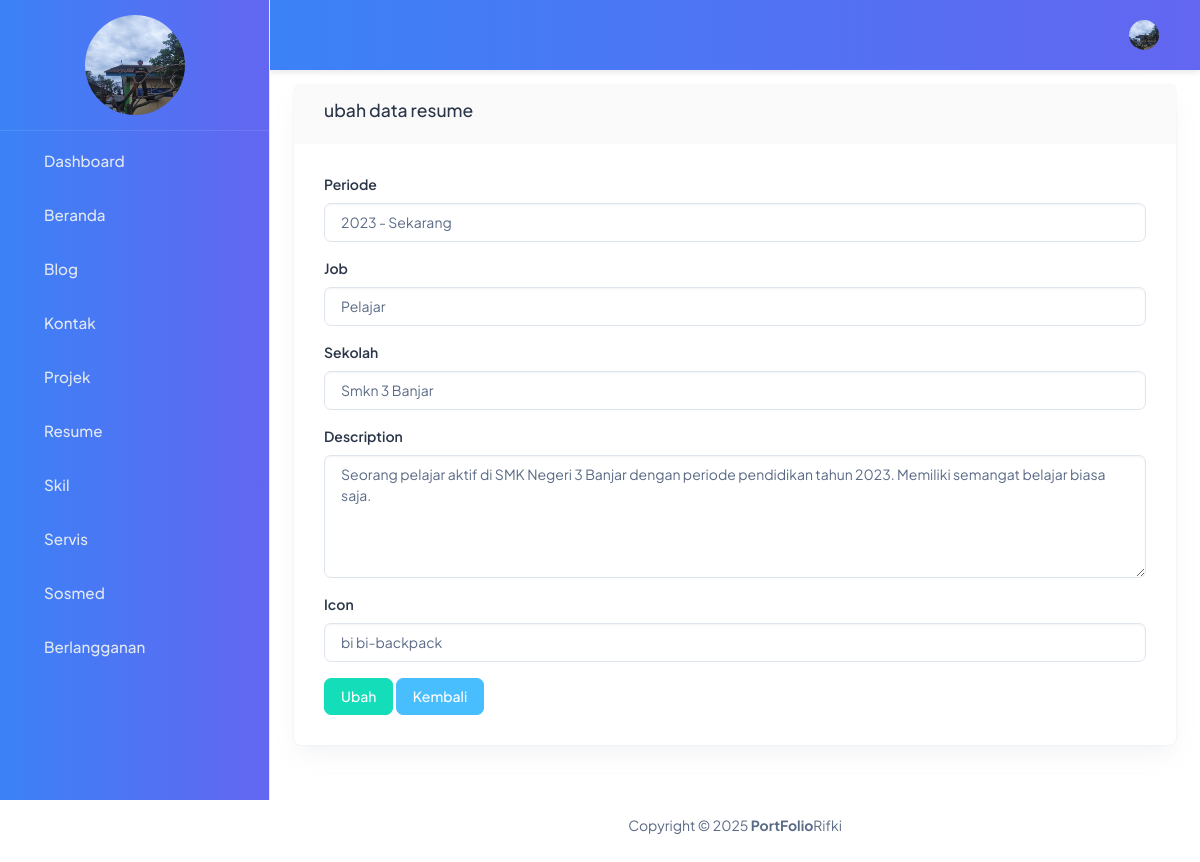
/backend/pages/resume/edit.php?id=7, run on the app's committed database.
### tables this page shows
CREATE TABLE `abouts` (
  `id` bigint NOT NULL,
  `name` varchar(250) NOT NULL,
  `image` varchar(250) NOT NULL,
  `born` date NOT NULL,
  `zip_code` int NOT NULL,
  `email` varchar(250) NOT NULL,
  `phone` varchar(250) NOT NULL,
  `total_project` int NOT NULL,
  `work` varchar(250) NOT NULL,
  `address` varchar(250) NOT NULL,
  `description` text NOT NULL
);

CREATE TABLE `resumes` (
  `id` bigint NOT NULL,
  `date` varchar(250) NOT NULL,
  `job` varchar(250) NOT NULL,
  `place` varchar(250) NOT NULL,
  `description` text NOT NULL,
  `icon` varchar(250) NOT NULL
);

### backend/actions/resume/show.php (called while the page is built, shortened)
<?php
    $id = $_GET['id'];
    $qSelect = "SELECT * FROM resumes WHERE id='$id'";
    $result = mysqli_query($connect, $qSelect) or die(mysqli_error($connect));
    $resume = $result->fetch_object();
    ?>

### backend/pages/resume/edit.php (the view, shortened to what this page needs)
<?php
include '../../partials/header.php';
include '../../partials/sidebar.php';
include '../../partials/navbar.php';
?>
<div class="row">
    <div class="col-12">
        <div class="card">
            <div class="card-header">
                <h5>ubah data resume</h5>
            </div>
            <div class="card-body text-capitalize">
                <?php
                include '../../actions/resume/show.php';
                ?>
                <form action="../../actions/resume/update.php?id=<?= $resume->id ?>" method="POST" enctype="multipart/form-data">
                    <div class="mb-3">
                        <label for="date" class="form-label">Periode</label>
                        <input type="text" name="date" class="form-control" id="dateInput" required value="<?= $resume->date ?>">
                    </div>
                    <div class="mb-3">
                        <label for="jobInput" class="form-label">job</label>
                        <input type="text" name="job" class="form-control" id="jobInput" required value="<?= $resume->job ?>">
                    </div>
                    <div class="mb-3">
                        <label for="placeInput" class="form-label">Sekolah</label>
                        <input type="text" name="place" class="form-control" id="placeInput" placeholder="masukkan code pos" required value="<?= $resume->place ?>">
                    </div>
                    <div class="mb-3">
                        <label for="descriptionInput" class="form-label">description</label>
                        <textarea name="description" id="descriptionInput" class="form-control" placeholder="masukkan alamat" rows="5"><?= $resume->description ?></textarea>
                    </div>
                    <div class="mb-3">
                        <label for="iconInput" class="form-label">Icon</label>
                        <input type="text" name="icon" id="iconInput" class="form-control" placeholder="Masukkan icon social media..." required value="<?= $resume->icon ?>">
                    </div>
                    <button type="submit" class="btn btn-success" name="tombol">Ubah</button>
                    <a href="./index.php" class="btn btn-secondary">Kembali</a>
                </form>
            </div>
        </div>
    </div>
</div>
<?php
include '../../partials/footer.php';
?>

### backend/partials/sidebar.php (shortened to what this page needs)
<?php
$abouts = "SELECT * FROM abouts LIMIT 1";
$result = mysqli_query($connect, $abouts) or die(mysqli_error($connect));
?>
<body>
  <div class="body-wrapper" id="main-wrapper" data-layout="vertical" data-navbarbg="skin6" data-sidebartype="full"
    data-sidebar-position="fixed" data-header-position="fixed">
    <aside class="left-sidebar">
      <div>
        <div class="brand-logo  align-items-center justify-content-between">
          <a href="./index.php" class="text-nowrap logo-img">
            <?php
            while ($item = $result->fetch_object()):
            ?>
              <tr>
                <td>
                  <img src="../../../storages/about/<?= $item->image ?>" alt="Gambar" width="100" height="100" class="d-block mx-auto rounded-circle">
                </td>
              </tr>
            <?php
            endwhile;
            ?>
          </a>
        </div>
        <nav class="sidebar-nav scroll-sidebar text-capitalize" data-simplebar="">
          <ul id="sidebarnav">
            <li class="sidebar-item">
              <a class="sidebar-link" href="../dashboard/index.php" aria-expanded="false">
                <span class="hide-menu">Dashboard</span>
              </a>
            </li>
            <li class="sidebar-item">
              <a class="sidebar-link" href="../about/index.php" aria-expanded="false">
                <span class="hide-menu">Beranda</span>
              </a>
            </li>
            <li class="sidebar-item">
              <a class="sidebar-link" href="../Blog/index.php" aria-expanded="false">
                <span class="hide-menu">Blog</span>
              </a>
            </li>
            <li class="sidebar-item">
              <a class="sidebar-link" href="../contact/index.php" aria-expanded="false">
                <span class="hide-menu">Kontak</span>
              </a>
            </li>
            <li class="sidebar-item">
              <a class="sidebar-link" href="../project/index.php" aria-expanded="false">
                <span class="hide-menu">Projek</span>
              </a>
            </li>
            <li class="sidebar-item">
              <a class="sidebar-link" href="../resume/index.php" aria-expanded="false">
                <span class="hide-menu">Resume</span>
              </a>
            </li>
            <li class="sidebar-item">
              <a class="sidebar-link" href="../skill/index.php" aria-expanded="false">
                <span class="hide-menu">Skil</span>
              </a>
            </li>
            <li class="sidebar-item">
              <a class="sidebar-link" href="../service/index.php" aria-expanded="false">
                <span class="hide-menu">Servis</span>
              </a>
            </li>
            <li class="sidebar-item">
              <a class="sidebar-link" href="../socmed/index.php" aria-expanded="false">
                <span class="hide-menu">Sosmed</span>
              </a>
            </li>
            <li class="sidebar-item">
              <a class="sidebar-link" href="../buletin/index.php" aria-expanded="false">
                <span class="hide-menu">Berlangganan</span>
              </a>
            </li>
          </ul>
        </nav>
      </div>
    </aside>

### backend/partials/navbar.php (shortened to what this page needs)
<?php
    $abouts = "SELECT * FROM abouts LIMIT 1";
    $result = mysqli_query($connect, $abouts) or die(mysqli_error($connect));
?>
<div class="body-wrapper">
    <header class="app-header" style="background: linear-gradient(to right, #3b82f6, #6366f1); box-shadow: 0 2px 6px rgba(0, 0, 0, 0.1);">
        <nav class="navbar navbar-expand-lg">
            <div class="navbar-collapse justify-content-end px-0" id="navbarNav">
                <ul class="navbar-nav flex-row ms-auto align-items-center justify-content-end">
                    <li class="nav-item dropdown">
                        <a class="nav-link nav-icon-hover" href="javascript:void(0)" id="drop2"
                            data-bs-toggle="dropdown" aria-expanded="false">
                            <?php
                            while($item =$result->fetch_object()):
                                ?>
                                <tr>
                                    <td>
                                        <img src="../../../storages/about/<?= $item->image?>" alt="Gambar" width="30" height="30" class="rounded-circle">
                                    </td>
                                </tr>
                                <?php
                                endwhile;
                                ?>
                        </a>
                    </li>
                </ul>
            </div>
        </nav>
    </header>
    <div class="container-fluid">

### backend/partials/sidebar.php (style rules this page uses)
.left-sidebar { background: linear-gradient(to right, #3b82f6, #6366f1) !important; box-shadow: 0 0 15px rgba(0, 0, 0, 0); transition: all 0.3s ease; height: 100vh; overflow-y: auto; }
.brand-logo { padding: 15px 20px; border-bottom: 1px solid rgba(255, 255, 255, 0.1); }
.logo-img img { transition: transform 0.3s; }
.sidebar-nav { padding: 10px 0; }
.sidebar-item { margin: 5px 0; }
.sidebar-link { color: #e2e8f0 !important; padding: 12px 20px !important; border-radius: 8px !important; transition: all 0.3s ease; display: flex; align-items: center; }
.hide-menu { font-size: 0.95rem; font-weight: 500; }
.scroll-sidebar { scrollbar-width: thin; scrollbar-color: #3b82f6 transparent; }

### data on the page
abouts: image (picture)
resumes: date "2023 - Sekarang", job "Pelajar", place "Smkn 3 Banjar", description "Seorang pelajar aktif di SMK Negeri 3 Banjar dengan periode pendidikan tahun 2023. Memiliki semangat belajar biasa saja.", icon "bi bi-backpack"
